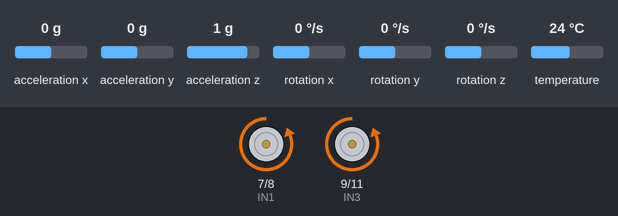
Bench run of a sketch on a simulated Arduino Uno, built with avr-gcc and run on an emulated ATmega328P. Parts: motor-driver pin pairs drawn as motors (green arrow = first pin HIGH = forward, orange = second pin HIGH = backward, longer = more drive, scaled by the enable pin). The test bench sets the inputs (shaded band); at power-on: acceleration x 0 g, rotation x 0 °/s, acceleration y 0 g, rotation y 0 °/s, rotation z 0 °/s, acceleration z 1 g, temperature 24 °C. What the sketch prints to the serial monitor is not drawn.

Above: at 1.2 s.
1.3 s: acceleration x set to -1.4 g
4.3 s: rotation x set to -192 °/s
7.3 s: acceleration y set to -1.4 g
10.3 s: rotation y set to -192 °/s
13.3 s: rotation z set to 100 °/s
Timing chart, 0 to 16.9 s (numbered marks = the images above; inputs shaded):
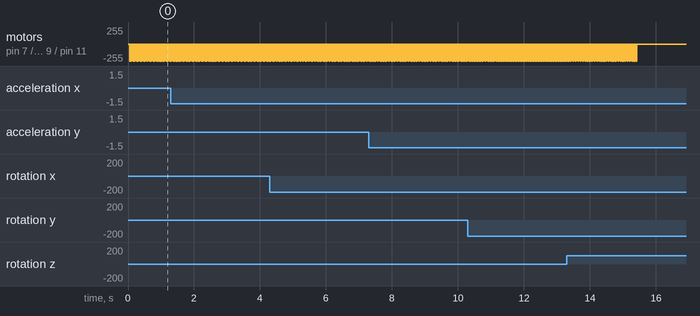

The sketch:

Odd_backup_test_for_MPU_library.ino
```cpp
/*
   MPU6050 Reference Code V1

   Use the following to get accustomed operating the GY-521 MPU6050 IMU using the ELEGOO Car Kit
   Ensure that the GY-521 MPU6050 IMU module is properly connected to the Arduino
   You may use this code to have a stronger understanding of the orientations of the IMU
   You may also refer to the GY-521 MPU6050 tutorial video for a better understanding

   The following code will print out the following in order for every void loop() iteration:
      - X rotation using the gyroscope in degrees per second
      - Y Rotation using the gyroscope in degrees per second
      - Z Rotation using the gyroscope in degrees per second
      - Temperature in Celsius
      - X Acceleration using the accelerometer in meters per second squared
      - Y Acceleration using the accelerometer in meters per second squared
      - Z Acceleration using the accelerometer in meters per second squared

   Require Components:
      - ELEGOO Car Kit
      - USB-A to USB-B cable (Arduino USB cable)
      - GY-521 MPU6050 IMU module
      - Wires
      - Breadboard

   Pinout:
      - SDA pin of MPU6050 --> Pin 20
      - SCL pin of MPU6050 --> Pin 21

   NOTE: The Arduino UNO and the Arduino MEGA 2560 have 2 SDA and SCL pins
      - Both have an SDA and SCL pin near the AREF pin
      - UNO has an additional SDA at pin A4 and SCL at pin A5
      - MEGA 2560 has an additional SDA at pin 20 and SCL at pin 21
*/

// I2Cdev and MPU6050 must be installed as libraries in Arduino
// Libraries required for the MPU6050
#include <Wire.h>                            // Wire library require for I2C protocol
//#include <I2Cdev.h>                          // Include I2C protocol
#include <MPU6050.h>                         // Include MPU-6050 sensor

MPU6050 gyroAccelTemp;                       // Declare a MPU6050 object instance

//Servo ultrasonicSensorServo;                // Declare a servo object from the Servo class
const int servoPin = 3;                     // Servo Pin

const int trigPin = A5;                     // Trigger Pin of Ultrasonic Sensor
const int echoPin = A4;                     // Echo Pin of Ultrasonic Sensor

//Define the properties of the MPU-6050 (IMU)
#define SAMPLE_RATE 8000                     // This is the default sampling rate in Hz of the MPU 6050
/*If you have any Serial commands at baud rate < 98400, then the above value has to decrease*/
#define ACCEL_X_OFFSET -909                  // Determined using IMU_Zero under File > Examples > MPU6050
#define ACCEL_Y_OFFSET 2057                  // Determined using IMU_Zero under File > Examples > MPU6050
#define ACCEL_Z_OFFSET 1705                  // Determined using IMU_Zero under File > Examples > MPU6050
#define GYRO_X_OFFSET 14                     // Determined using IMU_Zero under File > Examples > MPU6050
#define GYRO_Y_OFFSET -72                    // Determined using IMU_Zero under File > Examples > MPU6050
#define GYRO_Z_OFFSET 60                     // Determined using IMU_Zero under File > Examples > MPU6050


#define ENA 5                                // Enable input for right motors
#define ENB 6                                // Enable input for left motors
#define IN1 7                                // Left forward motion
#define IN2 8                                // Left backward motion
#define IN3 9                                // Right backward motion
#define IN4 11                               // Right forward motion


  float gyroX =0;
  float gyroY =0;
  float gyroZ =0;
unsigned long timer = 0;
float timeStep = 0.01;

void setup() {
  /* 38400 chosen because it works well at 8MHz, you may choose anything higher
      However, avoid using anything lower (see note under GYRO_SAMPLE_RATE)
  */


  Serial.begin(38400);                       // Initialize Serial Communication

  // Initialize the IMU
  Wire.begin();
  Serial.println("Initializing I2C devices...");
  gyroAccelTemp.initialize();

  // Verify IMU connection
  Serial.println("Testing device connections...");
  Serial.println(gyroAccelTemp.testConnection() ? "MPU6050 connection successful" : "MPU6050 connection failed");

  gyroAccelTemp.CalibrateGyro();                  // Fully calibrate gyro in about 15 loops
  gyroAccelTemp.CalibrateAccel();                 // Fully calibrate gyro in about 15 loops
  Serial.println("Calibration complete");         // Notify when calibration is complete
  /* The following will NOT get rid of the noise produce by the IMU but they will ensure that
      the average values are at 0 to a certain extent
      (Refer to the IMU Error Determination code and the MPU6050 tutorial video for more details)
  */
  // Set Gyroscope Offsets
  gyroAccelTemp.setXGyroOffset(GYRO_X_OFFSET);    // Set the X gyroscope offset
  gyroAccelTemp.setYGyroOffset(GYRO_Y_OFFSET);    // Set the Y gyroscope offset
  gyroAccelTemp.setZGyroOffset(GYRO_Z_OFFSET);    // Set the Z gyroscope offset

  // Set Acceleration Offsets
  gyroAccelTemp.setXAccelOffset(ACCEL_X_OFFSET);  // Set the X accelerometer offset
  gyroAccelTemp.setXAccelOffset(ACCEL_Y_OFFSET);  // Set the Y accelerometer offset
  gyroAccelTemp.setXAccelOffset(ACCEL_Z_OFFSET);  // Set the Z accelerometer offset

  // IMPORTANT: If you do not calibrate after setting your offset, there will be error
  gyroAccelTemp.CalibrateGyro(6);                 // Fine Tuning purposes of gyroscope
  gyroAccelTemp.CalibrateAccel(6);                // Fine Tuning purposes of accelerometer
  Serial.println("Fine Tuning Complete");         // Notify when fine tuning is complete

  //Pin mode set up
  pinMode(ENA, OUTPUT);                     // Enables left wheels to move
  pinMode(ENB, OUTPUT);                     // Enables right wheels to move
  // An analog input (instead of a digital) can also be used to set the speed (instead of using 0 and max)
  pinMode(IN1, OUTPUT);                     // Allows left wheels to turn forward when HIGH
  pinMode(IN2, OUTPUT);                     // Allows left wheels to turn backwards when HIGH
  pinMode(IN3, OUTPUT);                     // Allows right wheels to turn forward when HIGH
  pinMode(IN4, OUTPUT);                     // Allows right wheels to turn backwards when HIGH


}

void loop() {
  float accelX, accelY, accelZ;
  float temp;

timer  =  millis();
  // Get the data from the on-board thermometer
  /*
   * According to the MPU 6050 datasheet, the raw value of the temperature should be divided
   * by 340.0 and adding 36.53 to output the temperateure in units of Celsius
   *    - The 340 accounts for the conversion of the raw data to proper units
   *    - the 36.53 accounts for the offset
   */
  temp = gyroAccelTemp.getTemperature() / 340.0 + 36.53;

  // Get the data from the Accelerometer
  /*
   * According to the MPU 6050 datasheet, the raw value of the acceleration should be divided
   * by 16384.0 to output acceleration in units of g, which is about 9.8 m/s^2
   *    - The 16384.0 accounts conversion of the raw data to proper units
   * Resolution: +- 2g
   */
  accelX = gyroAccelTemp.getAccelerationX() / 16384.0 * 4;  // Get current X axis acceleration in meters per second^2
  accelY = gyroAccelTemp.getAccelerationY() / 16384.0 * 4;  // Get current Y axis acceleration in meters per second^2
  accelZ = gyroAccelTemp.getAccelerationZ() / 16384.0 * 4;  // Get current Z axis acceleration in meters per second^2

  // Get the data from the Gyroscope
  /*
   * According to the MPU 6050 datasheet, the raw value of the gyroscope should be divided
   * by 131.0 to output rotation in units of degrees/s
   *    - The 131.0 accounts conversion of the raw data to proper units
   * Resolution: +- 250 degrees/s
   */
  gyroX = gyroX + gyroAccelTemp.getRotationX() / 131.0 *2.8 *timeStep;         // Get current X axis orientation in degress per second
  gyroY = gyroY + gyroAccelTemp.getRotationY() / 131.0  *2.8* timeStep;         // Get current Y axis orientation in degress per second
  gyroZ = gyroZ + gyroAccelTemp.getRotationZ() / 131.0 *3.22 * timeStep;         // Get current Z axis orientation in degress (conversion from degrees per second

delay((timeStep*1000) - (millis() - timer));
  /* The following functions may also be used to extract data from the Gyroscgope and the Accelerometer:
      - gyroAccelTemp.getMotion6(&accelX, &accelY, &accelZ, &gyroX, &gyroY, &gyroZ);
          --> Receive all of the Accelerometer and Gyroscope data using 1 function
      - gyroAccelTemp.getAcceleration(&accelX, &accelY, &accelZ);
          --> Receive all of the Accelerometer data using 1 function
      - gyroAccelTemp.getRotation(&gyroX, &gyroY, &gyroZ)
          --> Receive all of the Gyroscope data using 1 function
  */

  Serial.println();
  // Print out temperature data
  Serial.print("Temperature (Celsius): ");
  Serial.println(temp);
  // Print out Acceleromter data
  Serial.print("Accelerometer (g)\tX: ");
  Serial.print(accelX);
  Serial.print("\tY: ");
  Serial.print(accelY);
  Serial.print("\tZ: ");
  Serial.println(accelZ);
  // Print out Gyroscope data
  Serial.print("Gyroscope (degrees)\t\tX: ");
  Serial.print(gyroX);
  Serial.print("\tY: ");
  Serial.print(gyroY);
  Serial.print("\tZ: ");
  Serial.println(gyroZ);

  setMaxSpeed();
  //turnLeft();
  //delay(1000);
  TurnAround();
  delay(1);
  stopMovingForever();
}


//Functions
//
//

void TurnAround(){                          //Function to turn car around based on gyro data.
float z = 180;
if(gyroZ<z){
turnLeft();
delay(10);
}

}


void moveForward()                           // Forward function
{
  digitalWrite(IN1, HIGH);                   // Left forward motion activated
  digitalWrite(IN2, LOW);                    // Left backward motion not activated
  digitalWrite(IN3, LOW);                    // Right backward motion not activated
  digitalWrite(IN4, HIGH);                   // Right forward motion activated
}

void moveBackwards()                         // Backward function
{
  digitalWrite(IN1, LOW);                    // Left forward motion activated
  digitalWrite(IN2, HIGH);                   // Left backward motion not activated
  digitalWrite(IN3, HIGH);                   // Right backward motion not activated
  digitalWrite(IN4, LOW);                    // Right forward motion activated
}

void turnLeft()                              // Left turn function
{
  digitalWrite(IN1, LOW);                    // Left forward motion not activated
  digitalWrite(IN2, HIGH);                   // Left backward motion activated
  digitalWrite(IN3, LOW);                    // Right backward motion not activated
  digitalWrite(IN4, HIGH);                   // Right forward motion activated

}

void wideTurnLeft()                          // Wide left turn function
{
  digitalWrite(IN1, LOW);                    // Left forward motion not activated
  digitalWrite(IN2, LOW);                    // Left backward motion activated
  digitalWrite(IN3, LOW);                    // Right backward motion not activated
  digitalWrite(IN4, HIGH);                   // Right forward motion activated

}

void wideTurnRight()                          // Wide right turn function
{
  digitalWrite(IN1, HIGH);                   // Left forward motion not activated
  digitalWrite(IN2, LOW);                    // Left backward motion activated
  digitalWrite(IN3, LOW);                    // Right backward motion not activated
  digitalWrite(IN4, LOW);                    // Right forward motion activated

}

void turnRight()                             // Right turn function
{
  digitalWrite(IN1, HIGH);                   // Left forward motion activated
  digitalWrite(IN2, LOW);                    // Left backward motion not activated
  digitalWrite(IN3, HIGH);                   // Right backward motion activated
  digitalWrite(IN4, LOW);                    // Right forward motion not activated
}

void stopMoving()                            // Stopping function
{
  digitalWrite(IN1, LOW);                    // Left forward motion not activated
  digitalWrite(IN2, LOW);                    // Left backward motion not activated
  digitalWrite(IN3, LOW);                    // Right backward motion not activated
  digitalWrite(IN4, LOW);                    // Right forward motion not activated
}

void stopMovingForever()                     // Stopping function
{
  digitalWrite(ENA, LOW);                    // Disable right motor
  digitalWrite(ENB, LOW);                    // Disable left motor
}

void setMaxSpeed()                           // Set motors to max speed function
{
  digitalWrite(ENA, HIGH);                   // Disable right motor
  digitalWrite(ENB, HIGH);                   // Disable left motor
}

void setMotorSpeed(int newSpeed) //0-255 (off to high)
{
  // Avoid setting the motors to 2 different speed as it tends to stop working
  analogWrite(ENA, newSpeed);               // Enable left motor at set speed
  analogWrite(ENB, newSpeed);               // Enable right motor at set speed
}
```

Measured:
- after the input at 13.3 s, motor on pin 7 (IN1) / pin 8 (IN2), motor on pin 9 (IN3) / pin 11 (IN4): goes on until 15.4 s, then stays stopped
- by itself, motor on pin 7 (IN1) / pin 8 (IN2), motor on pin 9 (IN3) / pin 11 (IN4): alternates backward 255/255 for 0.01 s and stopped for 0.03 s
